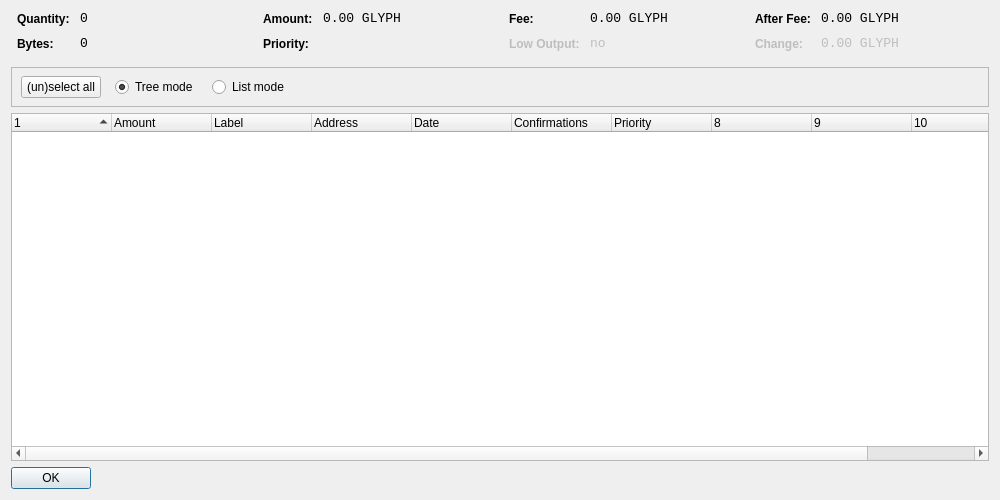
<?xml version="1.0" encoding="UTF-8"?>
<ui version="4.0">
 <class>CoinControlDialog</class>
 <widget class="QDialog" name="CoinControlDialog">
  <property name="geometry">
   <rect>
    <x>0</x>
    <y>0</y>
    <width>1000</width>
    <height>500</height>
   </rect>
  </property>
  <property name="windowTitle">
   <string>Coin Control</string>
  </property>
  <layout class="QVBoxLayout" name="verticalLayout">
   <item>
    <layout class="QHBoxLayout" name="horizontalLayoutTop" stretch="0,0,0,0">
     <property name="topMargin">
      <number>0</number>
     </property>
     <property name="bottomMargin">
      <number>10</number>
     </property>
     <item>
      <layout class="QFormLayout" name="formLayoutCoinControl1">
       <property name="horizontalSpacing">
        <number>10</number>
       </property>
       <property name="verticalSpacing">
        <number>10</number>
       </property>
       <property name="leftMargin">
        <number>6</number>
       </property>
       <property name="rightMargin">
        <number>6</number>
       </property>
       <item row="0" column="0">
        <widget class="QLabel" name="labelCoinControlQuantityText">
         <property name="styleSheet">
          <string notr="true">font-weight:bold;</string>
         </property>
         <property name="text">
          <string>Quantity:</string>
         </property>
        </widget>
       </item>
       <item row="0" column="1">
        <widget class="QLabel" name="labelCoinControlQuantity">
         <property name="font">
          <font>
           <family>Monospace</family>
           <pointsize>10</pointsize>
          </font>
         </property>
         <property name="cursor">
          <cursorShape>IBeamCursor</cursorShape>
         </property>
         <property name="contextMenuPolicy">
          <enum>Qt::ActionsContextMenu</enum>
         </property>
         <property name="text">
          <string notr="true">0</string>
         </property>
         <property name="textInteractionFlags">
          <set>Qt::LinksAccessibleByMouse|Qt::TextSelectableByKeyboard|Qt::TextSelectableByMouse</set>
         </property>
        </widget>
       </item>
       <item row="1" column="0">
        <widget class="QLabel" name="labelCoinControlBytesText">
         <property name="styleSheet">
          <string notr="true">font-weight:bold;</string>
         </property>
         <property name="text">
          <string>Bytes:</string>
         </property>
        </widget>
       </item>
       <item row="1" column="1">
        <widget class="QLabel" name="labelCoinControlBytes">
         <property name="font">
          <font>
           <family>Monospace</family>
           <pointsize>10</pointsize>
          </font>
         </property>
         <property name="cursor">
          <cursorShape>IBeamCursor</cursorShape>
         </property>
         <property name="contextMenuPolicy">
          <enum>Qt::ActionsContextMenu</enum>
         </property>
         <property name="text">
          <string notr="true">0</string>
         </property>
         <property name="textInteractionFlags">
          <set>Qt::LinksAccessibleByMouse|Qt::TextSelectableByKeyboard|Qt::TextSelectableByMouse</set>
         </property>
        </widget>
       </item>
      </layout>
     </item>
     <item>
      <layout class="QFormLayout" name="formLayoutCoinControl2">
       <property name="horizontalSpacing">
        <number>10</number>
       </property>
       <property name="verticalSpacing">
        <number>10</number>
       </property>
       <property name="leftMargin">
        <number>6</number>
       </property>
       <property name="rightMargin">
        <number>6</number>
       </property>
       <item row="0" column="0">
        <widget class="QLabel" name="labelCoinControlAmountText">
         <property name="styleSheet">
          <string notr="true">font-weight:bold;</string>
         </property>
         <property name="text">
          <string>Amount:</string>
         </property>
        </widget>
       </item>
       <item row="0" column="1">
        <widget class="QLabel" name="labelCoinControlAmount">
         <property name="font">
          <font>
           <family>Monospace</family>
           <pointsize>10</pointsize>
          </font>
         </property>
         <property name="cursor">
          <cursorShape>IBeamCursor</cursorShape>
         </property>
         <property name="contextMenuPolicy">
          <enum>Qt::ActionsContextMenu</enum>
         </property>
         <property name="text">
          <string notr="true">0.00 GLYPH</string>
         </property>
         <property name="textInteractionFlags">
          <set>Qt::LinksAccessibleByMouse|Qt::TextSelectableByKeyboard|Qt::TextSelectableByMouse</set>
         </property>
        </widget>
       </item>
       <item row="1" column="0">
        <widget class="QLabel" name="labelCoinControlPriorityText">
         <property name="styleSheet">
          <string notr="true">font-weight:bold;</string>
         </property>
         <property name="text">
          <string>Priority:</string>
         </property>
        </widget>
       </item>
       <item row="1" column="1">
        <widget class="QLabel" name="labelCoinControlPriority">
         <property name="font">
          <font>
           <family>Monospace</family>
           <pointsize>10</pointsize>
          </font>
         </property>
         <property name="cursor">
          <cursorShape>IBeamCursor</cursorShape>
         </property>
         <property name="contextMenuPolicy">
          <enum>Qt::ActionsContextMenu</enum>
         </property>
         <property name="text">
          <string/>
         </property>
         <property name="textInteractionFlags">
          <set>Qt::LinksAccessibleByMouse|Qt::TextSelectableByKeyboard|Qt::TextSelectableByMouse</set>
         </property>
        </widget>
       </item>
      </layout>
     </item>
     <item>
      <layout class="QFormLayout" name="formLayoutCoinControl3">
       <property name="horizontalSpacing">
        <number>10</number>
       </property>
       <property name="verticalSpacing">
        <number>10</number>
       </property>
       <property name="leftMargin">
        <number>6</number>
       </property>
       <property name="rightMargin">
        <number>6</number>
       </property>
       <item row="0" column="0">
        <widget class="QLabel" name="labelCoinControlFeeText">
         <property name="styleSheet">
          <string notr="true">font-weight:bold;</string>
         </property>
         <property name="text">
          <string>Fee:</string>
         </property>
        </widget>
       </item>
       <item row="0" column="1">
        <widget class="QLabel" name="labelCoinControlFee">
         <property name="font">
          <font>
           <family>Monospace</family>
           <pointsize>10</pointsize>
          </font>
         </property>
         <property name="cursor">
          <cursorShape>IBeamCursor</cursorShape>
         </property>
         <property name="contextMenuPolicy">
          <enum>Qt::ActionsContextMenu</enum>
         </property>
         <property name="text">
          <string notr="true">0.00 GLYPH</string>
         </property>
         <property name="textInteractionFlags">
          <set>Qt::LinksAccessibleByMouse|Qt::TextSelectableByKeyboard|Qt::TextSelectableByMouse</set>
         </property>
        </widget>
       </item>
       <item row="1" column="0">
        <widget class="QLabel" name="labelCoinControlLowOutputText">
         <property name="enabled">
          <bool>false</bool>
         </property>
         <property name="styleSheet">
          <string notr="true">font-weight:bold;</string>
         </property>
         <property name="text">
          <string>Low Output:</string>
         </property>
        </widget>
       </item>
       <item row="1" column="1">
        <widget class="QLabel" name="labelCoinControlLowOutput">
         <property name="enabled">
          <bool>false</bool>
         </property>
         <property name="font">
          <font>
           <family>Monospace</family>
           <pointsize>10</pointsize>
          </font>
         </property>
         <property name="cursor">
          <cursorShape>IBeamCursor</cursorShape>
         </property>
         <property name="contextMenuPolicy">
          <enum>Qt::ActionsContextMenu</enum>
         </property>
         <property name="text">
          <string notr="true">no</string>
         </property>
         <property name="textInteractionFlags">
          <set>Qt::LinksAccessibleByMouse|Qt::TextSelectableByKeyboard|Qt::TextSelectableByMouse</set>
         </property>
        </widget>
       </item>
      </layout>
     </item>
     <item>
      <layout class="QFormLayout" name="formLayoutCoinControl4">
       <property name="horizontalSpacing">
        <number>10</number>
       </property>
       <property name="verticalSpacing">
        <number>10</number>
       </property>
       <property name="leftMargin">
        <number>6</number>
       </property>
       <property name="rightMargin">
        <number>6</number>
       </property>
       <item row="0" column="0">
        <widget class="QLabel" name="labelCoinControlAfterFeeText">
         <property name="styleSheet">
          <string notr="true">font-weight:bold;</string>
         </property>
         <property name="text">
          <string>After Fee:</string>
         </property>
        </widget>
       </item>
       <item row="0" column="1">
        <widget class="QLabel" name="labelCoinControlAfterFee">
         <property name="font">
          <font>
           <family>Monospace</family>
           <pointsize>10</pointsize>
          </font>
         </property>
         <property name="cursor">
          <cursorShape>IBeamCursor</cursorShape>
         </property>
         <property name="contextMenuPolicy">
          <enum>Qt::ActionsContextMenu</enum>
         </property>
         <property name="text">
          <string notr="true">0.00 GLYPH</string>
         </property>
         <property name="textInteractionFlags">
          <set>Qt::LinksAccessibleByMouse|Qt::TextSelectableByKeyboard|Qt::TextSelectableByMouse</set>
         </property>
        </widget>
       </item>
       <item row="1" column="0">
        <widget class="QLabel" name="labelCoinControlChangeText">
         <property name="enabled">
          <bool>false</bool>
         </property>
         <property name="styleSheet">
          <string notr="true">font-weight:bold;</string>
         </property>
         <property name="text">
          <string>Change:</string>
         </property>
        </widget>
       </item>
       <item row="1" column="1">
        <widget class="QLabel" name="labelCoinControlChange">
         <property name="enabled">
          <bool>false</bool>
         </property>
         <property name="font">
          <font>
           <family>Monospace</family>
           <pointsize>10</pointsize>
          </font>
         </property>
         <property name="cursor">
          <cursorShape>IBeamCursor</cursorShape>
         </property>
         <property name="contextMenuPolicy">
          <enum>Qt::ActionsContextMenu</enum>
         </property>
         <property name="text">
          <string notr="true">0.00 GLYPH</string>
         </property>
         <property name="textInteractionFlags">
          <set>Qt::LinksAccessibleByMouse|Qt::TextSelectableByKeyboard|Qt::TextSelectableByMouse</set>
         </property>
        </widget>
       </item>
      </layout>
     </item>
    </layout>
   </item>
   <item>
    <widget class="QFrame" name="frame">
     <property name="minimumSize">
      <size>
       <width>0</width>
       <height>40</height>
      </size>
     </property>
     <property name="frameShape">
      <enum>QFrame::StyledPanel</enum>
     </property>
     <property name="frameShadow">
      <enum>QFrame::Sunken</enum>
     </property>
     <widget class="QWidget" name="horizontalLayoutWidget">
      <property name="geometry">
       <rect>
        <x>10</x>
        <y>0</y>
        <width>781</width>
        <height>41</height>
       </rect>
      </property>
      <layout class="QHBoxLayout" name="horizontalLayoutPanel" stretch="0,0,0,0,0">
       <property name="spacing">
        <number>14</number>
       </property>
       <item>
        <widget class="QPushButton" name="pushButtonSelectAll">
         <property name="sizePolicy">
          <sizepolicy hsizetype="Maximum" vsizetype="Fixed">
           <horstretch>0</horstretch>
           <verstretch>0</verstretch>
          </sizepolicy>
         </property>
         <property name="text">
          <string>(un)select all</string>
         </property>
        </widget>
       </item>
       <item>
        <widget class="QRadioButton" name="radioTreeMode">
         <property name="sizePolicy">
          <sizepolicy hsizetype="Maximum" vsizetype="Fixed">
           <horstretch>0</horstretch>
           <verstretch>0</verstretch>
          </sizepolicy>
         </property>
         <property name="text">
          <string>Tree mode</string>
         </property>
         <property name="checked">
          <bool>true</bool>
         </property>
        </widget>
       </item>
       <item>
        <widget class="QRadioButton" name="radioListMode">
         <property name="sizePolicy">
          <sizepolicy hsizetype="Maximum" vsizetype="Fixed">
           <horstretch>0</horstretch>
           <verstretch>0</verstretch>
          </sizepolicy>
         </property>
         <property name="text">
          <string>List mode</string>
         </property>
        </widget>
       </item>
       <item>
        <spacer name="horizontalSpacer">
         <property name="orientation">
          <enum>Qt::Horizontal</enum>
         </property>
         <property name="sizeHint" stdset="0">
          <size>
           <width>40</width>
           <height>20</height>
          </size>
         </property>
        </spacer>
       </item>
      </layout>
     </widget>
    </widget>
   </item>
   <item>
    <widget class="CoinControlTreeWidget" name="treeWidget">
     <property name="contextMenuPolicy">
      <enum>Qt::CustomContextMenu</enum>
     </property>
     <property name="sortingEnabled">
      <bool>false</bool>
     </property>
     <property name="columnCount">
      <number>11</number>
     </property>
     <attribute name="headerShowSortIndicator" stdset="0">
      <bool>true</bool>
     </attribute>
     <attribute name="headerStretchLastSection">
      <bool>false</bool>
     </attribute>
     <column>
      <property name="text">
       <string/>
      </property>
     </column>
     <column>
      <property name="text">
       <string>Amount</string>
      </property>
     </column>
     <column>
      <property name="text">
       <string>Label</string>
      </property>
     </column>
     <column>
      <property name="text">
       <string>Address</string>
      </property>
     </column>
     <column>
      <property name="text">
       <string>Date</string>
      </property>
     </column>
     <column>
      <property name="text">
       <string>Confirmations</string>
      </property>
      <property name="toolTip">
       <string>Confirmed</string>
      </property>
     </column>
     <column>
      <property name="text">
       <string>Priority</string>
      </property>
     </column>
     <column>
      <property name="text">
       <string/>
      </property>
     </column>
     <column>
      <property name="text">
       <string/>
      </property>
     </column>
     <column>
      <property name="text">
       <string/>
      </property>
     </column>
     <column>
      <property name="text">
       <string/>
      </property>
     </column>
    </widget>
   </item>
   <item>
    <widget class="QDialogButtonBox" name="buttonBox">
     <property name="sizePolicy">
      <sizepolicy hsizetype="Maximum" vsizetype="Fixed">
       <horstretch>0</horstretch>
       <verstretch>0</verstretch>
      </sizepolicy>
     </property>
     <property name="orientation">
      <enum>Qt::Horizontal</enum>
     </property>
     <property name="standardButtons">
      <set>QDialogButtonBox::Ok</set>
     </property>
    </widget>
   </item>
  </layout>
 </widget>
 <customwidgets>
  <customwidget>
   <class>CoinControlTreeWidget</class>
   <extends>QTreeWidget</extends>
   <header>coincontroltreewidget.h</header>
  </customwidget>
 </customwidgets>
 <resources/>
 <connections/>
</ui>
